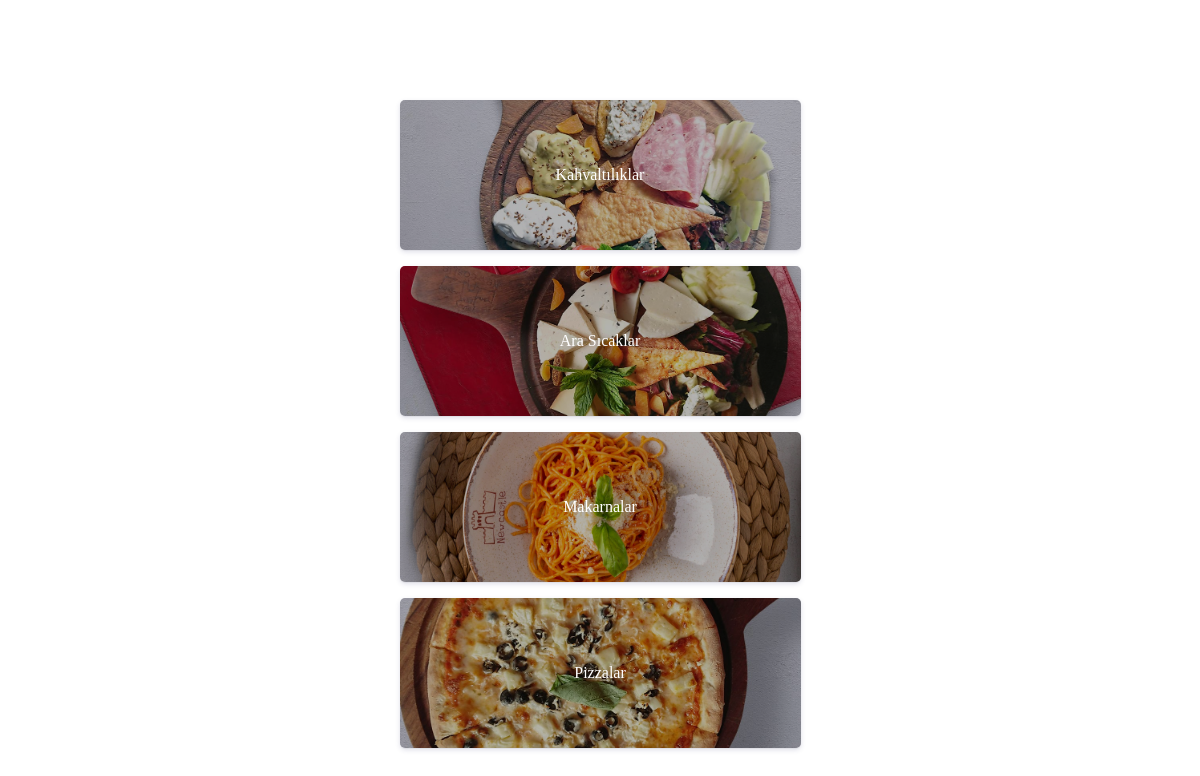
/categories.php, run on the app's committed database.
### tables this page shows
CREATE TABLE `category` (
  `Id` int(11) NOT NULL,
  `Name` varchar(250) NOT NULL,
  `ImageUrl` varchar(250) NOT NULL,
  `IsActive` tinyint(4) DEFAULT NULL,
  `IsDeleted` tinyint(4) DEFAULT NULL,
  `Description` varchar(500) DEFAULT NULL,
  `CreatedDate` datetime DEFAULT NULL
);

### categories.php (the view, shortened to what this page needs)
<?php
include("inc/db.php");
include("inc/head.php");
?>
<header>
    <div class="container">
        <div class="back">
            <a href="javascript:javascript:history.go(-1)">
                <i class="text-white fa-solid fa-arrow-left fa-2x"></i>
            </a>
        </div>
        <div class="logo">
        </div>
        <div class="menu">
            <a href="javascript:void(0)">
                <i class="text-white fa-sharp fa-solid fa-bars fa-2x"></i>
            </a>
        </div>
    </div>
</header>
<section class="vertical-menu">
    <div class="container">
        <nav>
            <?php
        $sorgu = $baglanti->prepare("SELECT * FROM category WHERE IsActive=1");
        $sorgu->execute();
        while ($sonuc = $sorgu->fetch()) {
        ?>
            <ul class="vertical-menu-container mb-3" style="display: block;">
                <li class="vertical-menu__item--black-bg container-shadowed-2">
                    <a href="menus.php?id=<?=$sonuc["Id"]?>"> <img class="menu-bg" src="admin/assets/img/<?= $sonuc["ImageUrl"] ?>" style="width:100%;">
                        <div class="pb-0">
                            <span><?=$sonuc["Name"]?></span>
                        </div>
                    </a>
                </li>
            </ul>
            <?php
        }
            ?>
            <?php
            include("inc/footer.php");
            ?>

### public/css/menudenizli.css (style rules this page uses)
* { border: none; box-sizing: border-box; outline: none; font-family: "Booster Next FY"; }
body { margin: 0; padding: 0; overflow-x: hidden; min-height: 100vh; height: 100%; background-color: #f9f9f9; }
body.dark { background: url("../img/dark-bg.png"); background-repeat: no-repeat; background-size: cover; height: 100%; }
a { text-decoration: none; color: inherit; }
ul { list-style: none; padding-left: 0; }
section, header { max-width: 425px; margin: 0 auto; }
section { padding-bottom: 60px; position: relative; }
header .container { display: flex; justify-content: space-between; align-items: center; height: 100px; }
header .container i, header .container img { cursor: pointer; }
.logo { padding: 20px 0; width: 100%; display: flex; justify-content: center; align-items: center; }
.vertical-menu ul.vertical-menu-container { display: grid; grid-template-columns: repeat(2, 1fr); gap: 10px; text-align: center; }
.vertical-menu ul.vertical-menu-container li { height: 150px; border-radius: 5px; }
.vertical-menu ul.vertical-menu-container li a { display: grid; place-items: center; height: 100%; padding-bottom: 10px; }
.vertical-menu__item--black-bg { position: relative; }
.vertical-menu__item--black-bg img.menu-bg { width: 100%; height: 150px; object-fit: cover; border-radius: 5px; }
.vertical-menu__item--black-bg div { position: absolute; bottom: 0; color: #fff; width: 100%; height: 100%; background-color: rgba(0, 0, 0, 0.3); display: grid; padding-bottom: 10px; place-items: center; border-radius: 5px; }
.container-shadowed-2 { box-shadow: rgba(50, 50, 105, 0.15) 0px 2px 5px 0px, rgba(0, 0, 0, 0.05) 0px 1px 1px 0px; border-radius: 5px; }
.text-white { color: white; }

### categories.php (style rules this page uses)
body.dark { background-image: url(https://i.hizliresim.com/rgeik1r.png) !important; }

### data on the page
category: ImageUrl (picture), Name "Kahvaltılıklar"
category: ImageUrl (picture), Name "Ara Sıcaklar"
category: ImageUrl (picture), Name "Makarnalar"
category: ImageUrl (picture), Name "Pizzalar"
